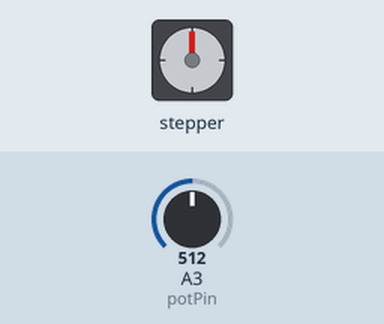
This sketch was run on a simulated Arduino Uno, built with avr-gcc and run on an emulated ATmega328P. Shown: stepper motor. The inputs (shaded band) are chosen by the test bench; at power-on: A3 (potPin) = 512. Stepper angles assume 200 steps per turn; what the sketch prints to the serial monitor is not drawn.

Above: at 3.7 s.
3.8 s: A3 (potPin) set to 419
5.3 s: A3 (potPin) set to 390
At 5.75 s:
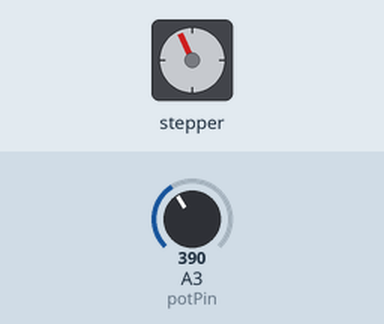
At 6.36 s:
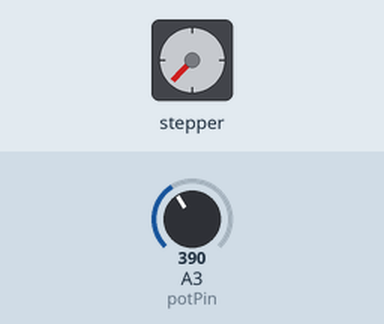
8.3 s: A3 (potPin) set to 410
14.3 s: A3 (potPin) set to 613
15.8 s: A3 (potPin) set to 634
At 20.7 s:
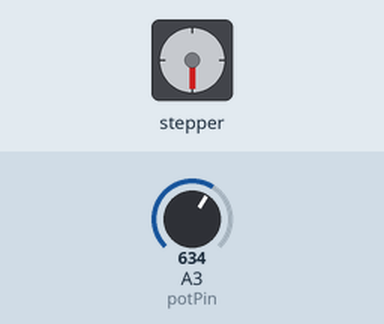
Timing chart, 0 to 22.2 s (numbered marks = the images above; inputs shaded):
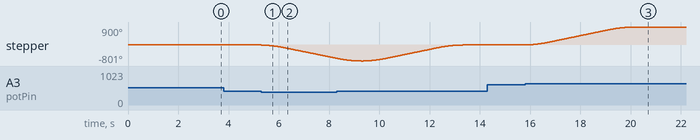

Measured:
- the behaviour switches between 401 and 400 on A3 (potPin) (found by bisection; images 0 and 1)
- the behaviour switches between 623 and 624 on A3 (potPin) (found by bisection; images 2 and 3)
- after the input at 3.8 s, every drawn part: stays the same
- after the input at 5.3 s, stepper: keeps turning counter-clockwise at about 222°/s, starting at once
- after the input at 14.3 s, every drawn part: stays the same
- after the input at 15.8 s, stepper: turns 900° clockwise in 4.3 s, starting at once

The sketch:

SteerStepCode_WithPotV1.ino
```cpp
/*
 * The stepper motor is not able to detect its own position,
 * this will need to be fixed if we want the motor to be able
 * to start from any position.
 *
 * THIS CODE WORKS WELL FOR OUR APPLICATION!
 *
 *
 */

#include <AccelStepper.h>

AccelStepper steerStep(1,9,8);
int initPos = 0; // Assuming that the wheels are straight in beginning
int upperB = 500;
int lowerB = -500;
int potPin = A3;

void setup() {
  Serial.begin(9600);
  steerStep.setMaxSpeed(150); //sets the maximum speed the stepper can reach
  steerStep.setAcceleration(150); //sets the stepper acceleration in steps/sec
  Serial.println("Current Position is: " + String(steerStep.currentPosition()));
  delay(2500);
}

void loop() {
  int potValue = analogRead(potPin);
  String dir = potDirection(potValue); // calling the function to find which way to steer
  //Serial.println(dir); // printing direction to steer

  // ** DO NOT PRINT WHEN MOVING STEPPER, WILL SLOW DOWN MOTOR DRASTICALLY **

  if(dir == "RIGHT") {
    steerStep.moveTo(upperB);
    //Serial.println("TURNING RIGHT");

  }

  if(dir == "LEFT") {
    steerStep.moveTo(lowerB);
    //Serial.println("TURNING LEFT");
  }

  if(dir == "NOT TURNING") {
    steerStep.moveTo(initPos);
    //Serial.println(dir);
  }

  steerStep.run();

}


// Function that associates the location of the potentiometer with
// which way to steer, can create as different file eventually


String potDirection(int x) {
  String dir;
  if(x >= 0 && x <= 400) {
    dir = "LEFT";
  }
  else if(x <=1023 && x >= 624) {
    dir = "RIGHT";
  }
  else {
    dir = "NOT TURNING";
  }
  return dir;

}
```
